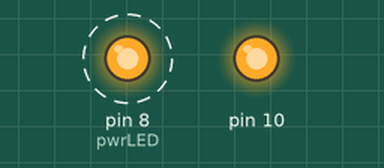
Bench run of a sketch on a simulated Arduino Uno, built with avr-gcc and run on an emulated ATmega328P. Parts: output pins drawn as LEDs (lit = HIGH). Dashed ring = blinking. What the sketch prints to the serial monitor is not drawn.

Above: at 0.2 s.
Timing chart, 0 to 3.0 s (numbered marks = the images above):
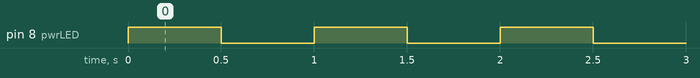

The sketch:

singleLED.ino
```cpp
#include <SPI.h>
#define pwrLED 8

void setup() {
  // put your setup code here, to run once:
  Serial.begin(9600);                                           // Initialize serial communications with the PC
  SPI.begin();
  pinMode(pwrLED, OUTPUT);
}

void loop() {
  // put your main code here, to run repeatedly:
  Serial.println("jalo");
  digitalWrite(pwrLED, HIGH);
  delay(500);
  digitalWrite(pwrLED, LOW);
  delay(500);

}
```

Measured:
- by itself, pin 8 (pwrLED): alternates HIGH for 0.50 s and LOW for 0.50 s
